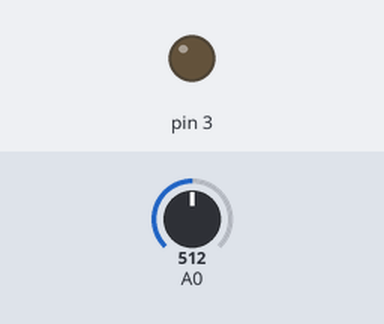
The sketch below on a simulated Arduino Uno, built with avr-gcc and run on an emulated ATmega328P. On the bench: output pins drawn as LEDs (lit = HIGH). Dashed ring = blinking. The inputs (shaded band) are chosen by the test bench; at power-on: A0 = 512.

Above: at 1.2 s.
1.3 s: A0 set to 987
2.8 s: A0 set to 1000
At 3.05 s:
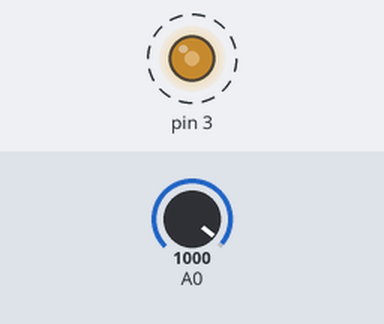
5.8 s: A0 set to 1023
8.8 s: A0 set to 900
At 8.8 s:
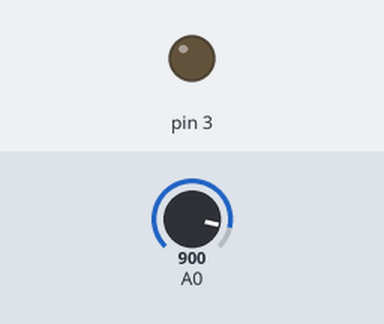
Timing chart, 0 to 11.3 s (numbered marks = the images above; inputs shaded):
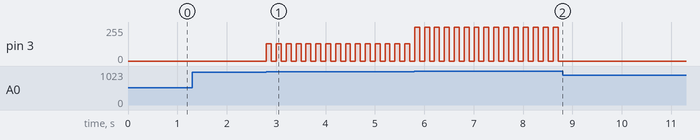

Measured:
- the behaviour switches between 993 and 994 on A0 (found by bisection; images 0 and 1)
- after the input at 1.3 s, every drawn part: stays the same
- after the input at 2.8 s, pin 3: alternates 128/255 for 0.10 s and 0/255 for 0.10 s, starting at once
- after the input at 8.8 s, pin 3: stops changing and stays 0/255

The sketch:

buzzer.ino
```cpp
void setup() {
  Serial.begin(9600);

}

void loop() {
  int a=analogRead(A0);
  int pin=getpin(a);
if (pin==0){
  analogWrite(3,255);
  delay(100);
  }else if(pin==1){
    analogWrite(3,128);
    delay(100);
    }
  analogWrite(3,0);
  delay(100);
}
int pf=20;
int getpin(int a){
  for(int i=0;i<8;i++){
    if(a>(1023-pf*(i+1)+pf/2)){
      return i;
      }
    }
    return -1;
  }
```
